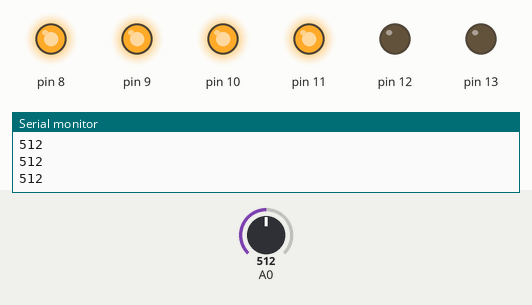
The sketch below on a simulated Arduino Uno, built with avr-gcc and run on an emulated ATmega328P. On the bench: output pins drawn as LEDs (lit = HIGH), the last lines printed to the serial monitor. Dashed ring = blinking. Inputs (shaded band) come from the test bench; at power-on: A0 = 512.

Above: at 1.2 s.
1.3 s: A0 set to 684
2.8 s: A0 set to 711
At 3.2 s:
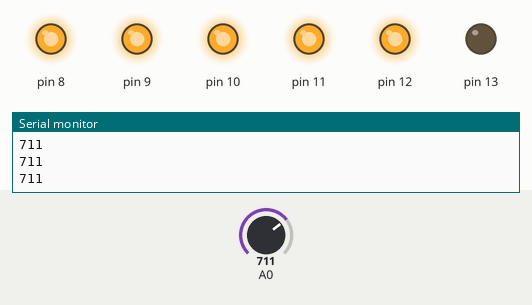
4.4 s: A0 set to 883
5.9 s: A0 set to 908
At 7.1 s:
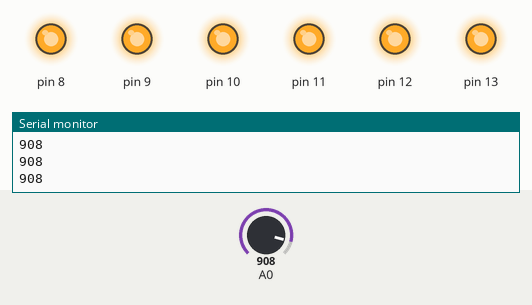
7.5 s: A0 set to 989
9.0 s: A0 set to 1014
At 9.37 s:
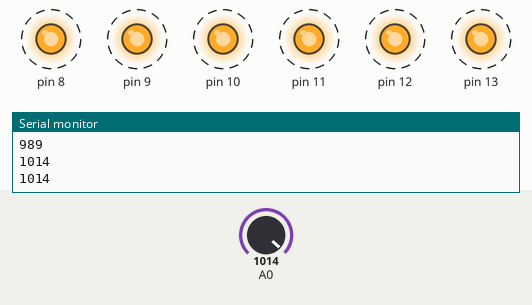
Timing chart, 0 to 13.0 s (numbered marks = the images above; inputs shaded):
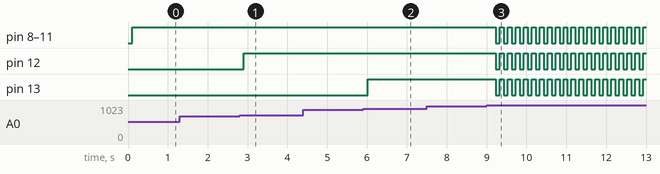

The sketch:

tarea03.ino
```cpp
// TAREA #3

void setup() {
  Serial.begin(9600);
// Con una sola indicación se puede declarar al puerto B como salidas
  DDRB = B111111;
}

void loop() {
  // La función analogRead dara lectura, en este caso, a una señal analógica y con "int" se volverá valor entero.
  // La cual se podrá ir cambiando de intensidad con un potenciómetro.
  int a = analogRead(A0);
  Serial.println(a); // Imprime el valor entero de la señal recibida
  delay(100);

  // Con el condicional "if" se encenderán diferentes cantidad de leds de acuerdo a la intensidad controlada por el potenciómetro.
  if (a<100) {PORTB = B000000;}
  if (101<=a && a<=300) {PORTB = B000011;}
  if (301<=a && a<=500) {PORTB = B000111;}
  if (501<=a && a<=700) {PORTB = B001111;}
  if (701<=a && a<=900) {PORTB = B011111;}
  if (901<=a && a<=1000) {PORTB = B111111;}

  if (1001<=a) {
    PORTB = B111111;
    delay(100);
    PORTB = B000000;
  }
}
```

Measured:
- the behaviour switches between 700 and 701 on A0 (found by bisection; images 0 and 1)
- the behaviour switches between 900 and 901 on A0 (found by bisection; images 1 and 2)
- the behaviour switches between 1000 and 1001 on A0 (found by bisection; images 2 and 3)
- after the input at 2.8 s, pin 12: LOW → HIGH after 0.11 s
- after the input at 5.9 s, pin 13: LOW → HIGH after 0.12 s
- after the input at 9.0 s, pin 8–13: alternates HIGH for 0.10 s and LOW for 0.10 s, starting after 0.23 s
